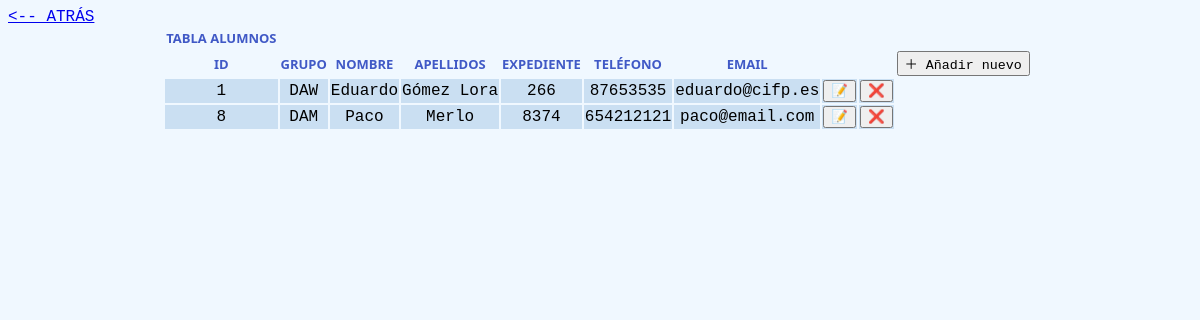
The app's page /t1/bdAlumnos/listado/listaAlum.php with its own data.
### tables this page shows
CREATE TABLE `Alumno` (
  `id_alumno` int(11) NOT NULL,
  `id_grupo` int(11) NOT NULL,
  `nombreA` varchar(50) NOT NULL,
  `apellidosA` varchar(100) NOT NULL,
  `expediente` int(6) NOT NULL,
  `telefonoA` varchar(12) DEFAULT NULL,
  `emailA` varchar(100) DEFAULT NULL
);

CREATE TABLE `Grupo` (
  `id_grupo` int(11) NOT NULL,
  `nombreGrupo` varchar(100) NOT NULL,
  `curso` varchar(10) NOT NULL
);

### t1/bdAlumnos/listado/listaAlum.php (the view, shortened to what this page needs)
<!DOCTYPE html>
<html lang="es">
<head>
    <link rel="stylesheet" href="../style.css" />
</head>
<body>
    <table>
        <tr>
            <th>TABLA ALUMNOS</th>
        </tr>
        <tr>
            <th>ID</th>
            <th>GRUPO</th>
            <th>NOMBRE </th>
            <th>APELLIDOS</th>
            <th>EXPEDIENTE</th>
            <th>TELÉFONO</th>
            <th>EMAIL</th>
            <th></th>
            <th></th>
            <th>
                <form action='../forms/formAlumn.php'><input type='submit' value='＋ Añadir nuevo'></input></form>
            </th>
            <th></th>
        </tr>
        <?php
        include_once('../bdconnect.php');
        $sql = "SELECT * FROM Alumno a JOIN Grupo g ON g.id_grupo = a.id_grupo";
        $result = $conn->query($sql);
        if ($result->num_rows > 0) {
            while ($alumno = $result->fetch_assoc()) {
                $varID =  $alumno['id_alumno'];
                echo "<tr>";
                echo "<td>" . $varID . "</td>";
                echo "<td>" . $alumno['nombreGrupo'] . "</td>";
                echo "<td>" . $alumno['nombreA'] . "</td>";
                echo "<td>" . $alumno['apellidosA'] . "</td>";
                echo "<td>" . $alumno['expediente'] . "</td>";
                echo "<td>" . $alumno['telefonoA'] . "</td>";
                echo "<td>" . $alumno['emailA'] . "</td>";
                echo "<td><form action='../forms/formupdateAlum.php'>
                <input type='hidden' name='idAlumn' value='$varID'>
                <input type='submit' value='📝'></input></form></td>";
                echo "<form action='../delete/deleteAlum.php'>
                <input type='hidden' name='idAlumn' value='$varID'>
                <input type='hidden' value='Eliminar'></input>"
        ?>
                <td><button value="Eliminar" onclick="return confirm('¿Seguro que desea eliminar?')" )> ❌ </button></td>
                </form>
            <?php
                echo "</tr>";
            }
            echo "<a href='../index3.html'><-- ATRÁS</a> ";
        } else {
            ?>
            <tr>
                <td colspan="8">No hay resultados</td>
            </tr>
        <?php
        }
        ?>
</body>
</html>

### t1/bdAlumnos/style.css (style rules this page uses)
* { font-family: 'Courier New', Courier, monospace; }
body { background-color: aliceblue; }
table { margin-left: auto; margin-right: auto; }
th { color: rgb(64, 89, 198); font-family: 'Segoe UI', Tahoma, Geneva, Verdana, sans-serif; font-size: small; text-align: center; }
td { background-color: rgb(202, 223, 242); text-align: center; }

### records on screen
alumno: id_alumno "1", id_grupo.nombreGrupo "DAW", nombreA "Eduardo", apellidosA "Gómez Lora", expediente "266", telefonoA "87653535", emailA "eduardo@cifp.es"
alumno: id_alumno "8", id_grupo.nombreGrupo "DAM", nombreA "Paco", apellidosA "Merlo", expediente "8374", telefonoA "654212121", emailA "paco@email.com"
